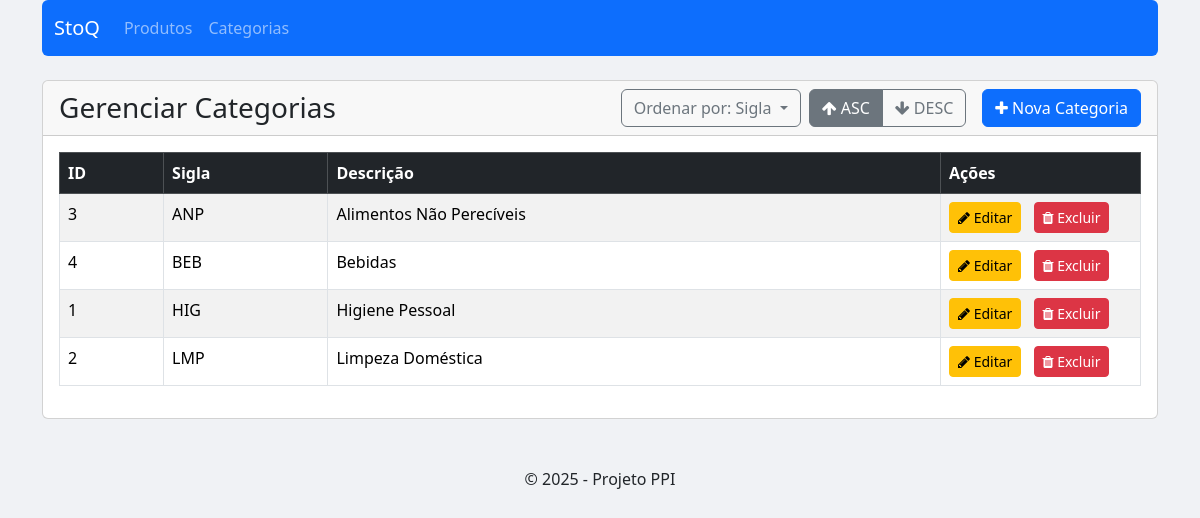
Screenshot of /listar_categoria.php?sort=sigla&dir=asc with the database file from the repository.
### tables this page shows
CREATE TABLE `categoria` (
  `id_categoria` int(11) NOT NULL,
  `sigla` varchar(20) NOT NULL,
  `descricao` varchar(100) NOT NULL
);

### listar_categoria.php (the view, shortened to what this page needs)
<?php
include 'header.php';
include 'conexao.php';
$colunas_permitidas = ['id_categoria', 'sigla', 'descricao'];
$sort_coluna = 'descricao';
$sort_direcao = 'asc';
if (isset($_GET['sort']) && in_array($_GET['sort'], $colunas_permitidas)) {
    $sort_coluna = $_GET['sort'];
}
if (isset($_GET['dir']) && in_array($_GET['dir'], ['asc', 'desc'])) {
    $sort_direcao = $_GET['dir'];
}
?>
<div class="card">
<div class="card-header">
    <div class="d-flex justify-content-between align-items-center">
        <h3 class="mb-0">Gerenciar Categorias</h3>
        <div class="d-flex align-items-center">
            <div class="dropdown me-2">
                <button class="btn btn-outline-secondary dropdown-toggle" type="button" data-bs-toggle="dropdown" aria-expanded="false">
                    Ordenar por: <?= ucwords(str_replace('_', ' ', $sort_coluna)) ?>
                </button>
            </div>
            <div class="btn-group" role="group">
                <a href="?sort=<?= $sort_coluna ?>&dir=asc" class="btn btn-outline-secondary <?= ($sort_direcao == 'asc') ? 'active' : '' ?>">
                    <i class="fa fa-arrow-up"></i> ASC
                </a>
                <a href="?sort=<?= $sort_coluna ?>&dir=desc" class="btn btn-outline-secondary <?= ($sort_direcao == 'desc') ? 'active' : '' ?>">
                    <i class="fa fa-arrow-down"></i> DESC
                </a>
            </div>
            <a href="formulario_categoria.php" class="btn btn-primary ms-3">
                <i class="fa fa-plus"></i> Nova Categoria
            </a>
        </div>
    </div>
</div>
    <div class="card-body">
        <table class="table table-striped table-hover table-bordered">
            <thead class="table-dark">
                <tr>
                    <th>ID</th>
                    <th>Sigla</th>
                    <th>Descrição</th>
                    <th width="200px">Ações</th>
                </tr>
            </thead>
            <tbody>
                <?php
                $sql = "SELECT * FROM categoria";
                $sql .= " ORDER BY $sort_coluna $sort_direcao";
                $stm = $pdo->prepare($sql);
                $stm->execute();
                $dados = $stm->fetchAll(PDO::FETCH_OBJ);
                foreach ($dados as $categoria) :
                ?>
                    <tr>
                        <td><?= htmlspecialchars($categoria->id_categoria) ?></td>
                        <td><?= htmlspecialchars($categoria->sigla) ?></td>
                        <td><?= htmlspecialchars($categoria->descricao) ?></td>
                        <td>
                            <a href="editar_categoria.php?id_categoria=<?= $categoria->id_categoria ?>" class="btn btn-sm btn-warning me-2">
                                <i class="fa fa-pencil"></i> Editar
                            </a>
                            <a href="excluir_categoria.php?id_categoria=<?= $categoria->id_categoria ?>" class="btn btn-sm btn-danger" onclick="return confirm('Tem certeza que deseja excluir este item?');">
                                <i class="fa fa-trash"></i> Excluir
                            </a>
                        </td>
                    </tr>
                <?php endforeach; ?>
            </tbody>
        </table>
    </div>
</div>
<?php
include 'footer.php';
?>

### header.php (style rules this page uses)
body { background-color: #f0f2f5; }

### rows the page displays
categoria: id_categoria "3", sigla "ANP", descricao "Alimentos Não Perecíveis"
categoria: id_categoria "4", sigla "BEB", descricao "Bebidas"
categoria: id_categoria "1", sigla "HIG", descricao "Higiene Pessoal"
categoria: id_categoria "2", sigla "LMP", descricao "Limpeza Doméstica"

### other values shown
str_replace('_', ' ', $sort_coluna) "Sigla"
